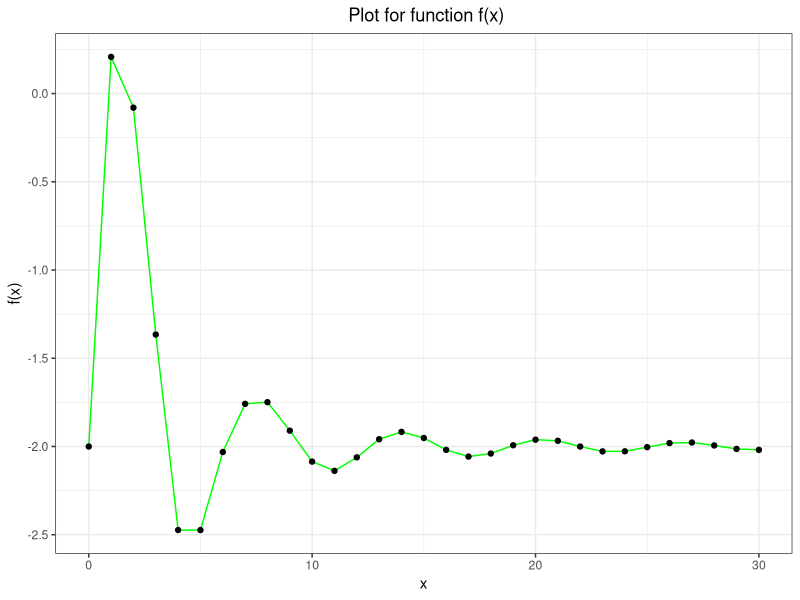
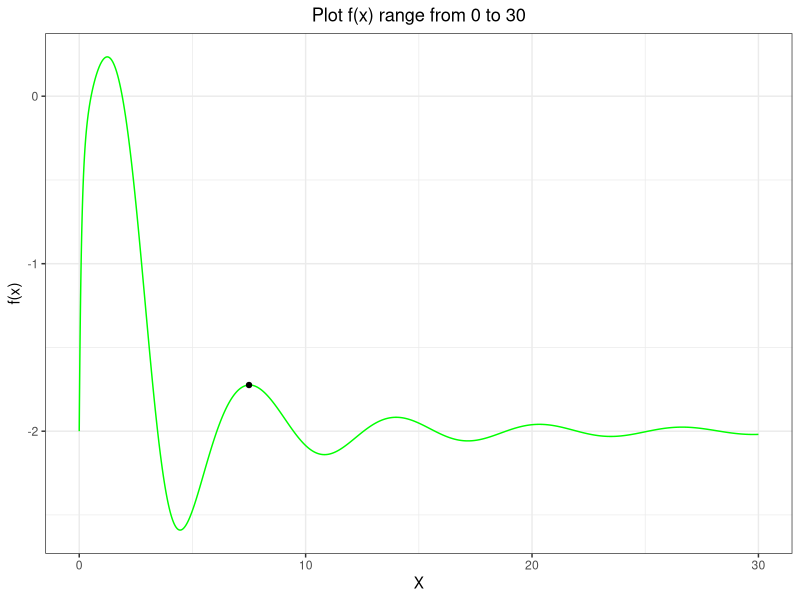
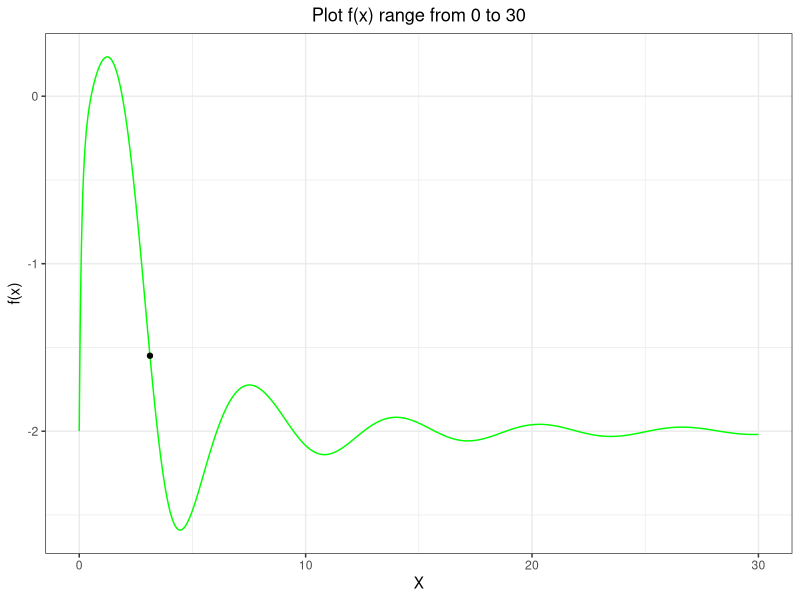
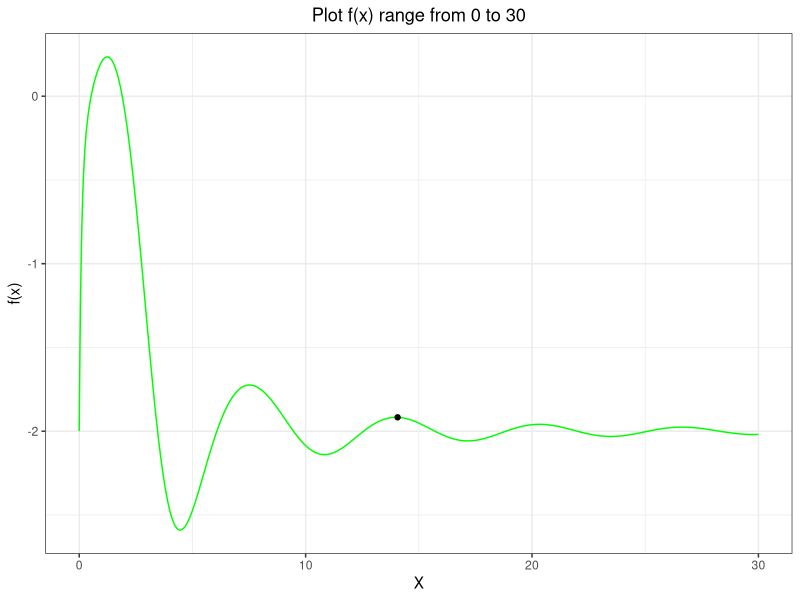
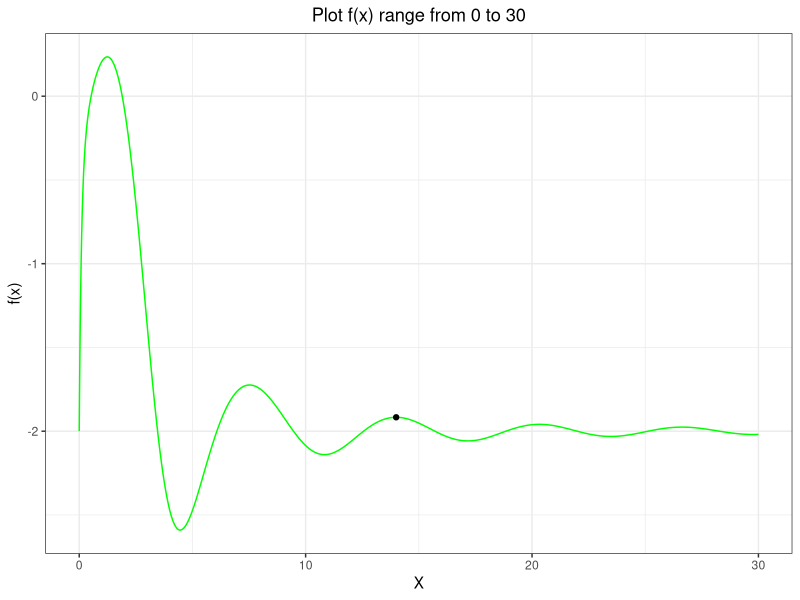
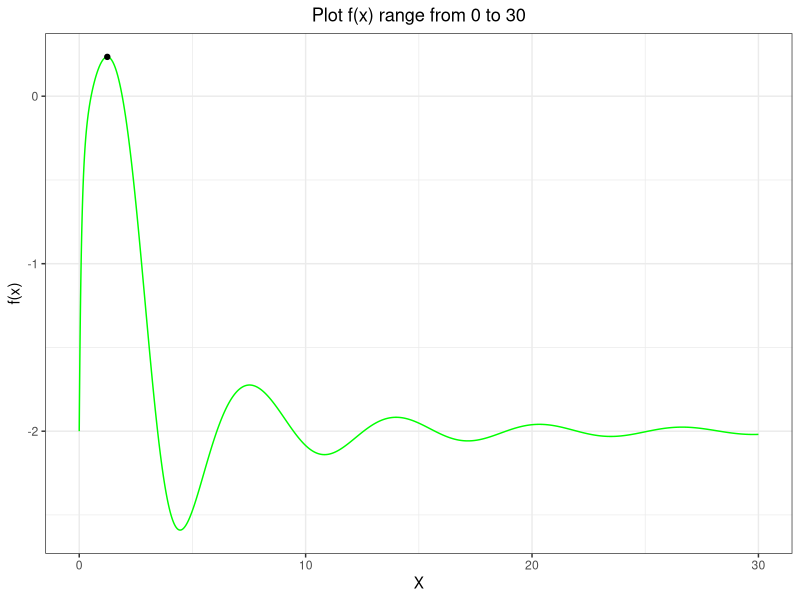
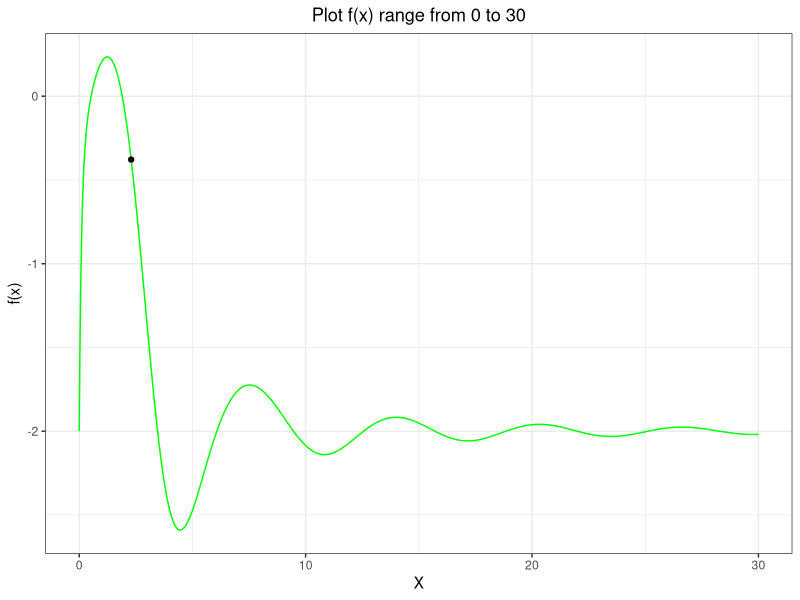
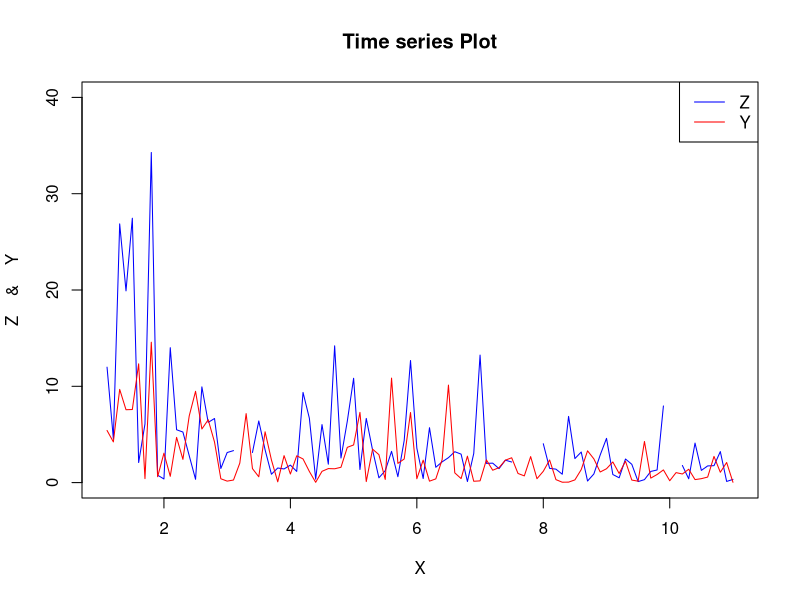

The R script that drew these images, in order:
## ---- chunk 1
knitr::opts_chunk$set(echo = TRUE)
## ---- chunk 2
f<-function(x)
{
  result <- (x^2/exp(x)) - 2*exp(-(9 * sin(x))/(x^2 + x + 1))
  return(result)
}
## ---- chunk 3
crossover<-function(x,y)
{
  return((x+y)/2)
}
## ---- chunk 4
mutate<-function(x){
  return(x^2%%30)
}
## ---- chunk 5

#Task4(a)
 set.seed(12345)
 x <- seq(0, 30, by=1)
 y<- f(x)
 df1 <- data.frame(x, y)
library(ggplot2)
ggplot() +
  geom_line(data=df1, aes(x=x, y=f(x)), color="green") +
  geom_point(aes(x=x, y=f(x)), color="black") +
  theme_bw() +
  ggtitle(" Plot for function f(x)") +
  theme(plot.title = element_text(hjust = 0.5), legend.position = "right")

GA<-function(maxiter,mutprob){
  best_val<-vector()
  # Task4(b) 
  X<-seq(0,30,5)
  
  # Task 4(c)
  values<-f(X)
  df<-cbind(X,values)
  
  # Task 4(d)
  for(i in 1:maxiter){  
    parents<-df[,1][sample(c(1:nrow(df)),size = 2)]
    victim<-order(df[,"values"])[1] 
    #victim<-which.min(value)
    kid<-crossover(parents[1],parents[2])
    if(mutprob>runif(1)){
      kid<-mutate(kid)
    }
    kid1<-f(kid)
    df[victim,]<-c(kid,kid1)
    best_val<-rbind(best_val,df[order(df[,"values"])[nrow(df)],])
  }
  
  x_val1 <- seq(0, 30, by=0.01)
  y_val1 <- f(x_val1)
  df1 <- data.frame(x_val1,y_val1)
  x_val2<-best_val[maxiter,1]
  y_val2<-best_val[maxiter,2]
  
  library(ggplot2)
  g<-ggplot() +
    geom_line(data=df1, aes(x=x_val1, y=y_val1), color="green") +
    geom_point(aes(x=x_val2, y=y_val2), color="black") +
    theme_bw() +
    labs(y = "f(x)",x='X') +
    ggtitle("Plot f(x) range from 0 to 30") +
    theme(plot.title = element_text(hjust = 0.5), legend.position = "right")
  plot(g)
 
  return(df[,"X"])
}

## ---- chunk 6
#Initial population:
seq(0,30,5)
#Different combinations
#When maxiter=10, mutprob=0.1 is:
plot_1<-GA(10,0.1)
plot_1
#When maxiter=10, mutprob=0.5 is:
plot_2<-GA(10,0.5)
plot_2
#When maxiter=10, mutprob=0.9 is:
plot_3<-GA(10,0.9)
plot_3
#When maxiter=100, mutprob=0.1 is:
plot_4<-GA(100,0.1)
plot_4
#When maxiter=100, mutprob=0.5 is:
plot_5<-GA(100,0.5)
plot_5
#When maxiter=100, mutprob=0.5 is:
plot_6<-GA(100,0.9)
plot_6

## ---- chunk 7
data<-read.csv("physical1.csv") #loading the data

#Plotting dependence of Z and Y versus X
plot(data$X,data$Z, type='l', col="blue", ylim=c(0,40),xlab="X", ylab="Z    &    Y",main="Time series Plot")
points(data$X,data$Y, type='l',col="red")
legend("topright",col=c("blue","red"),legend = c("Z","Y"),lty = c(1,1))
## ---- chunk 8
EM <-function(data,eps,lambda,kmax){
  X_obs <- data$X[!is.na(data$Z)] #Values of X for which values of Z are not missing
  Z_obs <- data$Z[!is.na(data$Z)] # Observable values of Z
  n <- length(data$X)             # Total number of observations
  m <- length(data$Z[is.na(data$Z)]) #Number of missing Z values
  k <- 0
  llvalprev <- 0
  llvalcurr <- lambda
  print(c(k,llvalprev,llvalcurr)) #Initial values
  
  #Reference: Lecture06codeSlide15.R
  while ((abs(llvalprev-llvalcurr) > eps && (k<(kmax+1)))){
    llvalprev <- llvalcurr
    EY <- (sum(data$X*data$Y) + sum(X_obs*Z_obs)/2 + m*llvalprev)/(2*n)
    llvalcurr <- EY
    print(c(k,llvalprev,llvalcurr))
    k <- k+1
  }
}
EM(data=data,eps=0.001,lambda=100,kmax=50)

## ---- chunk 9
opt_lambda<-10.69566
E_Y<-opt_lambda/data$X #E[Y]
E_Z<-2*opt_lambda/data$X #E[Z]
plot(data$X,data$Z, type='l', col="blue", ylim=c(0,40),xlab="X", ylab="Z, Y, E[Z] & E[Y]",main="Time series Plot")
points(data$X,data$Y, type='l',col="red")
points(data$X,E_Z,type = 'l',col="green")
points(data$X,E_Y,type='l',col="orange")
legend("topright",col=c("blue","red","green","orange"),legend = c("Z","Y","E[Z]","E[Y]"),lty = c(1,1))
